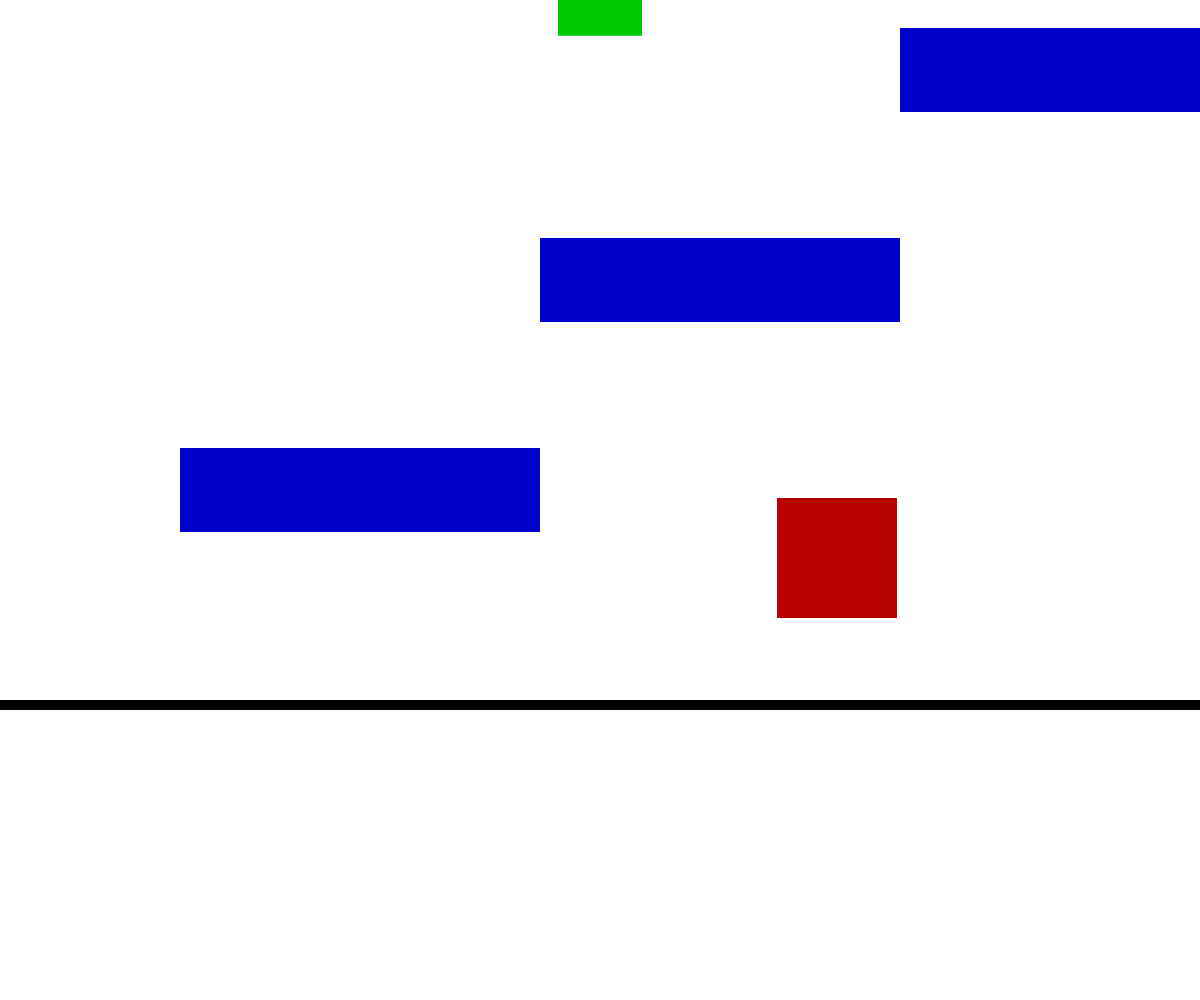
Frame 1 (no input)
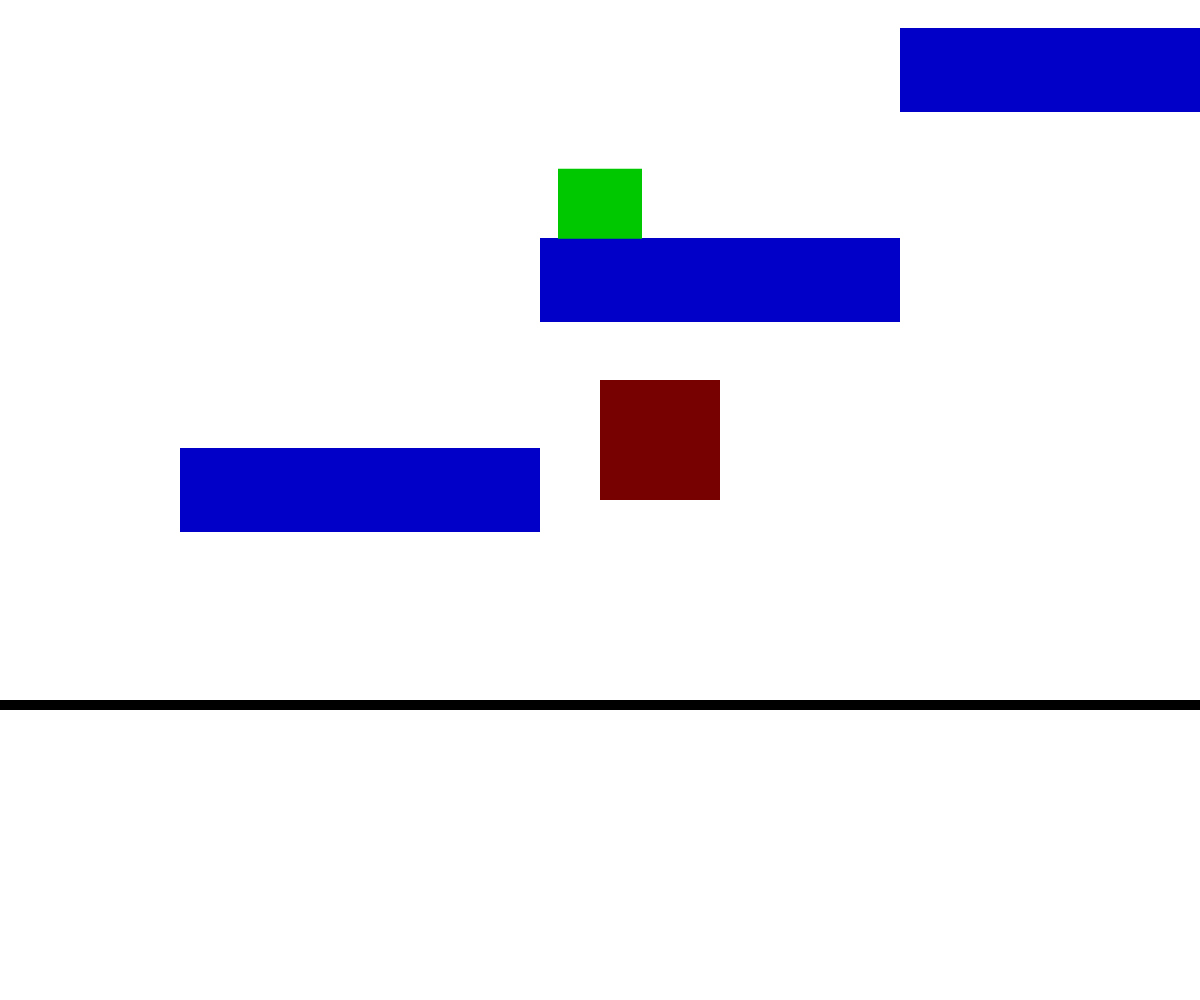
Frame 60 (no input)
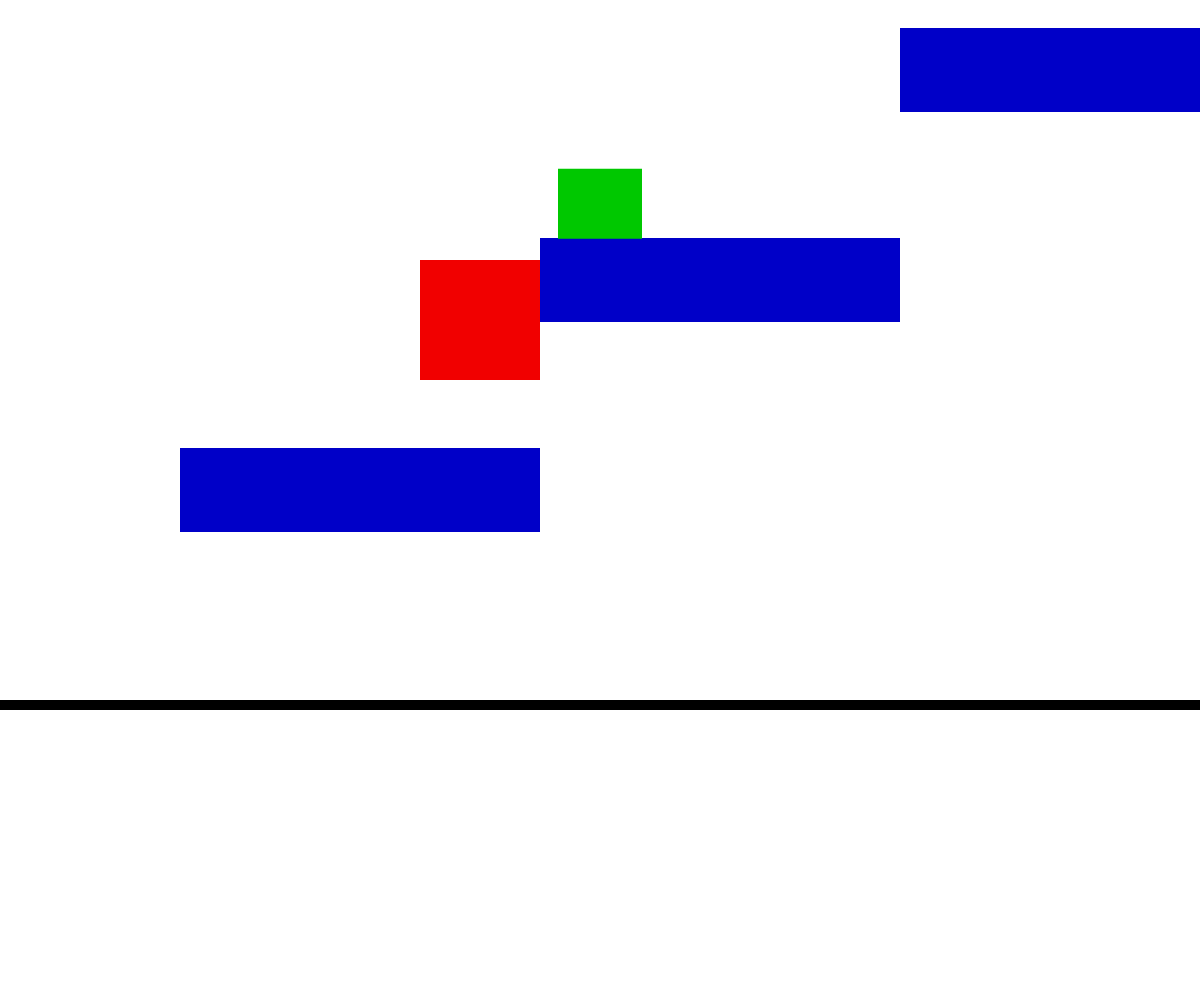
Frame 120 (the mouse pressed at the canvas centre since frame 60)

The p5.js sketch that drew these frames (run headless with seeded random() and noise() and a simulated clock; from frame 60 on, the mouse is pressed at the canvas centre):

// p5.js sketch
// ── sketch.js
const GRAVITY = 0.8;	// Erdanziehung
const FRICTION = 0.85;	// Reibung verlangsamt die Bewegung in x-Richtung. Kleiner Werte = hohe Reinung
const JUMP = 17;	// Legt die Höhe des Sprungs fest.

let player;	// Objekt player
let enemy; // Objekt enemy
let plattforms = [];
let ground;	// Höhe des Bodens


function setup() {
  createCanvas(windowWidth, windowHeight);
	
	strokeWeight(10);
  
	ground = height * 0.7;
	
	player = {	// Das Objekt player wird erstellt.
		x : width * 0.5,
		y : 0,
		velx : 0,
		vely : 0,
		w : width * 0.07,
		h : height * 0.07,
		jumping : false,
		onground : false,
		
		// Die Position wird berechnet.
		update : function() {
			// Geschwindigkeiten werden geändert.
			this.velx *= FRICTION;
			this.vely += GRAVITY;
			
			// Position wird durch die Geschwindigkeiten verändert.
			this.x += this.velx;
			this.y += this.vely;
			
			// Stößt die Spielfigur an den Rand des Bildschirms, wird die Geschwindigkeit umgekehrt.
			if(this.x > width - this.w * 0.5) {
				this.velx *= -1;
				this.x = width - this.w * 0.5;
			}
			if(this.x < this.w * 0.5) {
				this.velx *= -1;
				this.x = this.w * 0.5;
			}
			
			// Fällt die Spielfigur auf den Boden, wird die Geschwindigkeitin y-Richtung auf null gesetzt und der Zustand des Springens in jumping gespeichert.
			if(this.y > ground - this.h * 0.5) {
				this.y = ground - this.h * 0.5;
				this.vely = 0;
				this.jumping = false;
				this.onground = true;
			}
		},
		
		// Beim Springen wird die Geschwindigkeit in y-Richtung auf JUMP gesetzt und der Zustand des Springens in jumping gespeichert.
		jump : function() {
			if(this.jumping == false && this.onground == true) {
				this.vely = -JUMP;
				this.jumping = true;
				
				for(plf of plattforms)
					plf.holding_player = false;
			}
		},
		
		// Beim Bewegen wird die Geschwindigkeit in x-Richtung um direction erhöht.
		move : function(direction) {
			this.velx += direction;
		},
		
		plattformCheck : function(pf) {
			let left = this.x - this.w * 0.5;
			let right = this.x + this.w * 0.5;
			let left_pf = pf.x - pf.w * 0.5;
			let right_pf = pf.x + pf.w * 0.5;

			let bottom = this.y + this.h * 0.5;
			let top = this.y - this.h * 0.5;
			let bottom_pf = pf.y + pf.h * 0.5;
			let top_pf = pf.y - pf.h * 0.5;

			if(left < right_pf && right > left_pf) {
				if(top < top_pf && bottom >= top_pf && bottom < bottom_pf) {
					if(!(this.jumping == true && this.vely < 0)) {
						this.y = pf.y - (pf.h + this.h) * 0.5;
						this.vely = 0;
						this.jumping = false;
						this.onground = true;
						pf.holding_player = true;
					}
				}
			} else if(pf.holding_player == true) {
				pf.holding_player = false;
				this.onground = false;
			}
		},
		
		reset : function() {
			this.x = width * 0.5;
			this.y = ground - this.h * 0.5;
			this.velx = 0;
			this.vely = 0;
			this.jumping = false;
			this.onground = true;
			for(plf of plattforms)
				plf.holding_player = false;
		},
		
		// Die Spielfigur wird gezeichnet.
		render : function() {
			push();
			rectMode(CENTER);
			fill(0, 200, 0);
			noStroke();
			rect(this.x, this.y, this.w, this.h);
			pop();
		}
	}
	
	enemy = {
		x : width * 0.7,
		y : ground * 0.8,
		velx : -3,
		vely : -2,
		w : width * 0.1,
		h : width * 0.1,
		
		update : function() {
			// Geschwindigkeiten werden geändert.
// 			this.velx *= FRICTION;
// 			this.vely += GRAVITY;
			
			// Position wird durch die Geschwindigkeiten verändert.
			this.x += this.velx;
			this.y += this.vely;
			
			// Stößt der Gegner an den Rand des Bildschirms, wird die Geschwindigkeit umgekehrt.
			if(this.x > width - this.w * 0.5) {
				this.velx *= -1;
				this.x = width - this.w * 0.5;
			}
			if(this.x < this.w * 0.5) {
				this.velx *= -1;
				this.x = this.w * 0.5;
			}
			
			if(this.y > ground - this.h * 0.5) {
				this.vely *= -1;
				this.y = ground - this.h * 0.5;
			}
			if(this.y < this.h * 0.5) {
				this.vely *= -1;
				this.y = this.h * 0.5;
			}
		},
		
		reset : function() {
			this.x = width * 0.7;
			this.y = ground * 0.8;
			this.velx = -3;
			this.vely = -2;
		},
		
		render : function() {
			push();
			rectMode(CENTER);
			angleMode(DEGREES);
			fill(180 + 70 * sin(frameCount % 90 * 4), 0, 0);
			noStroke();
			rect(this.x, this.y, this.w, this.h);
			pop();
		}
	}
	
	for(let i = 0; i < 3; i++) {
		plattforms[i] = {
			x : width * 0.3 + i * width * 0.3,
			y: ground * 0.7 - i * ground * 0.3,

			w : width * 0.3,
			h : width * 0.07,

			holding_player : false,

			render : function() {
				push();
				rectMode(CENTER);
				fill(0, 0, 200);
				noStroke();
				rect(this.x, this.y, this.w, this.h);
				pop();
			}
		}
	}

}

function draw() {
	if(checkColission(player, enemy) == true) {
		background(220, 0, 0);
		player.reset();
		enemy.reset();
	} else {
		background(255);
	}
	
	// Steuerung:
	if(mouseIsPressed && mouseY > ground) {
		if(mouseX > width * 0.66) {
			if(player.jumping == 0) {
				player.move(1.5);
			} else {
				player.move(1);
			}
		}
		else if(mouseX < width * 0.33) {
			if(player.jumping == 0) {
				player.move(-1.5);
			} else {
				player.move(-1);
			}
		}
	
		if(mouseY < ground + (height - ground) * 0.5) {
			player.jump();
		}
	}

	for(plf of plattforms) {
		plf.render();
	}

	for(plf of plattforms)
		player.plattformCheck(plf);
	
	player.update();	// Position der Spielfigur wird berechnet.
	player.render();	// Die Spielfigur wird gezeichnet.
	
	enemy.update();	// Position des Gegners wird berechnet.
	enemy.render();	// Der Gegner wird gezeichnet.
	
	// der Boden wird gezeichnet.
	line(0, ground + 5, width, ground + 5);
	
}


function checkColission(object_a, object_b) {
	let left_a = object_a.x - object_a.w * 0.5;
	let right_a = object_a.x + object_a.w * 0.5;
	let left_b = object_b.x - object_b.w * 0.5;
	let right_b = object_b.x + object_b.w * 0.5;
	
	let bottom_a = object_a.y + object_a.h * 0.5;
	let top_a = object_a.y - object_a.h * 0.5;
	let bottom_b = object_b.y + object_b.h * 0.5;
	let top_b = object_b.y - object_b.h * 0.5;
	
	if(left_a < right_b && right_a > left_b) {
		if(top_a < bottom_b && bottom_a > top_b) {
 			return true;
		}
	}
}
